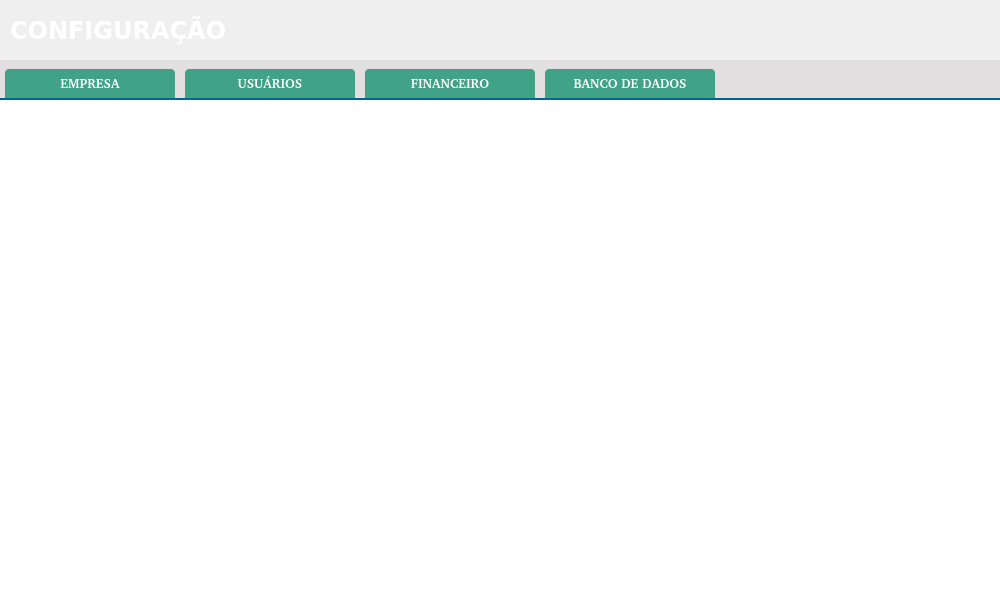
<?xml version="1.0" encoding="UTF-8"?>
<ui version="4.0">
 <class>ct_MainConfig</class>
 <widget class="QFrame" name="ct_MainConfig">
  <property name="geometry">
   <rect>
    <x>0</x>
    <y>0</y>
    <width>1000</width>
    <height>600</height>
   </rect>
  </property>
  <property name="windowTitle">
   <string>Frame</string>
  </property>
  <property name="styleSheet">
   <string notr="true">border:none</string>
  </property>
  <widget class="QFrame" name="frameMainConfig">
   <property name="geometry">
    <rect>
     <x>0</x>
     <y>0</y>
     <width>1000</width>
     <height>600</height>
    </rect>
   </property>
   <widget class="QFrame" name="fr_TituloConfig">
    <property name="geometry">
     <rect>
      <x>0</x>
      <y>0</y>
      <width>1000</width>
      <height>60</height>
     </rect>
    </property>
    <property name="styleSheet">
     <string notr="true">border: none</string>
    </property>
    <widget class="QLabel" name="lb_tituloConfig">
     <property name="geometry">
      <rect>
       <x>10</x>
       <y>15</y>
       <width>271</width>
       <height>30</height>
      </rect>
     </property>
     <property name="font">
      <font>
       <family>DejaVu Sans</family>
       <pointsize>18</pointsize>
       <weight>75</weight>
       <bold>true</bold>
      </font>
     </property>
     <property name="styleSheet">
      <string notr="true">color: #FFF</string>
     </property>
     <property name="text">
      <string>CONFIGURAÇÃO</string>
     </property>
    </widget>
   </widget>
   <widget class="QFrame" name="ct_config">
    <property name="geometry">
     <rect>
      <x>0</x>
      <y>100</y>
      <width>1000</width>
      <height>500</height>
     </rect>
    </property>
    <property name="styleSheet">
     <string notr="true">background: #FFF;
border: none</string>
    </property>
    <property name="frameShape">
     <enum>QFrame::StyledPanel</enum>
    </property>
    <property name="frameShadow">
     <enum>QFrame::Raised</enum>
    </property>
   </widget>
   <widget class="QFrame" name="fr_menuConfig">
    <property name="geometry">
     <rect>
      <x>0</x>
      <y>60</y>
      <width>1000</width>
      <height>40</height>
     </rect>
    </property>
    <property name="styleSheet">
     <string notr="true">background:#E1DFE0;
border: none;
border-bottom: 2px solid #069;</string>
    </property>
    <property name="frameShape">
     <enum>QFrame::StyledPanel</enum>
    </property>
    <property name="frameShadow">
     <enum>QFrame::Raised</enum>
    </property>
    <widget class="QPushButton" name="bt_MovCaixa">
     <property name="geometry">
      <rect>
       <x>5</x>
       <y>2</y>
       <width>170</width>
       <height>36</height>
      </rect>
     </property>
     <property name="font">
      <font>
       <family>Arial [Mono]</family>
       <pointsize>10</pointsize>
       <weight>75</weight>
       <bold>true</bold>
      </font>
     </property>
     <property name="cursor">
      <cursorShape>PointingHandCursor</cursorShape>
     </property>
     <property name="focusPolicy">
      <enum>Qt::NoFocus</enum>
     </property>
     <property name="autoFillBackground">
      <bool>false</bool>
     </property>
     <property name="styleSheet">
      <string notr="true">QPushButton{
background: #40A286 ;
border: none;
color: #FFF;
border-top-left-radius: 4px;
border-top-right-radius: 4px;
margin-top: 7px;
}
QPushButton:hover {
background: #7AB32E;
margin-top: 0;
}
QPushButton:disabled {
background: #7AB32E;
margin-top: 0;
}
</string>
     </property>
     <property name="text">
      <string>EMPRESA</string>
     </property>
     <property name="icon">
      <iconset>
       <normaloff>../../RSP/Images/icon/tag-new.png</normaloff>../../RSP/Images/icon/tag-new.png</iconset>
     </property>
     <property name="iconSize">
      <size>
       <width>25</width>
       <height>25</height>
      </size>
     </property>
     <property name="shortcut">
      <string>F7</string>
     </property>
     <property name="flat">
      <bool>true</bool>
     </property>
    </widget>
    <widget class="QPushButton" name="bt_AReceber">
     <property name="geometry">
      <rect>
       <x>185</x>
       <y>2</y>
       <width>170</width>
       <height>36</height>
      </rect>
     </property>
     <property name="font">
      <font>
       <family>Arial [Mono]</family>
       <pointsize>10</pointsize>
       <weight>75</weight>
       <bold>true</bold>
      </font>
     </property>
     <property name="cursor">
      <cursorShape>PointingHandCursor</cursorShape>
     </property>
     <property name="focusPolicy">
      <enum>Qt::NoFocus</enum>
     </property>
     <property name="autoFillBackground">
      <bool>false</bool>
     </property>
     <property name="styleSheet">
      <string notr="true">QPushButton{
background: #40A286 ;
border: none;
color: #FFF;
border-top-left-radius: 4px;
border-top-right-radius: 4px;
margin-top: 7px;
}
QPushButton:hover {
background: #7AB32E;
margin-top: 0;
}
QPushButton:disabled {
background: #7AB32E;
margin-top: 0;
}
</string>
     </property>
     <property name="text">
      <string>USUÁRIOS</string>
     </property>
     <property name="icon">
      <iconset>
       <normaloff>../../RSP/Images/icon/tag-new.png</normaloff>../../RSP/Images/icon/tag-new.png</iconset>
     </property>
     <property name="iconSize">
      <size>
       <width>25</width>
       <height>25</height>
      </size>
     </property>
     <property name="shortcut">
      <string>F7</string>
     </property>
     <property name="flat">
      <bool>true</bool>
     </property>
    </widget>
    <widget class="QPushButton" name="bt_APagar">
     <property name="enabled">
      <bool>true</bool>
     </property>
     <property name="geometry">
      <rect>
       <x>365</x>
       <y>2</y>
       <width>170</width>
       <height>36</height>
      </rect>
     </property>
     <property name="font">
      <font>
       <family>Arial [Mono]</family>
       <pointsize>10</pointsize>
       <weight>75</weight>
       <bold>true</bold>
      </font>
     </property>
     <property name="cursor">
      <cursorShape>PointingHandCursor</cursorShape>
     </property>
     <property name="focusPolicy">
      <enum>Qt::NoFocus</enum>
     </property>
     <property name="autoFillBackground">
      <bool>false</bool>
     </property>
     <property name="styleSheet">
      <string notr="true">QPushButton{
background: #40A286 ;
border: none;
color: #FFF;
border-top-left-radius: 4px;
border-top-right-radius: 4px;
margin-top: 7px;
}
QPushButton:hover {
background: #7AB32E;
margin-top: 0;
}
QPushButton:disabled {
background: #7AB32E;
margin-top: 0;
}
</string>
     </property>
     <property name="text">
      <string>FINANCEIRO</string>
     </property>
     <property name="icon">
      <iconset>
       <normaloff>../../RSP/Images/icon/tag-new.png</normaloff>../../RSP/Images/icon/tag-new.png</iconset>
     </property>
     <property name="iconSize">
      <size>
       <width>25</width>
       <height>25</height>
      </size>
     </property>
     <property name="shortcut">
      <string>F7</string>
     </property>
     <property name="flat">
      <bool>true</bool>
     </property>
    </widget>
    <widget class="QPushButton" name="bt_APagar_2">
     <property name="enabled">
      <bool>true</bool>
     </property>
     <property name="geometry">
      <rect>
       <x>545</x>
       <y>2</y>
       <width>170</width>
       <height>36</height>
      </rect>
     </property>
     <property name="font">
      <font>
       <family>Arial [Mono]</family>
       <pointsize>10</pointsize>
       <weight>75</weight>
       <bold>true</bold>
      </font>
     </property>
     <property name="cursor">
      <cursorShape>PointingHandCursor</cursorShape>
     </property>
     <property name="focusPolicy">
      <enum>Qt::NoFocus</enum>
     </property>
     <property name="autoFillBackground">
      <bool>false</bool>
     </property>
     <property name="styleSheet">
      <string notr="true">QPushButton{
background: #40A286 ;
border: none;
color: #FFF;
border-top-left-radius: 4px;
border-top-right-radius: 4px;
margin-top: 7px;
}
QPushButton:hover {
background: #7AB32E;
margin-top: 0;
}
QPushButton:disabled {
background: #7AB32E;
margin-top: 0;
}
</string>
     </property>
     <property name="text">
      <string>BANCO DE DADOS</string>
     </property>
     <property name="icon">
      <iconset>
       <normaloff>../../RSP/Images/icon/tag-new.png</normaloff>../../RSP/Images/icon/tag-new.png</iconset>
     </property>
     <property name="iconSize">
      <size>
       <width>25</width>
       <height>25</height>
      </size>
     </property>
     <property name="shortcut">
      <string>F7</string>
     </property>
     <property name="flat">
      <bool>true</bool>
     </property>
    </widget>
   </widget>
   <zorder>ct_config</zorder>
   <zorder>fr_TituloConfig</zorder>
   <zorder>fr_menuConfig</zorder>
  </widget>
 </widget>
 <resources/>
 <connections/>
</ui>
